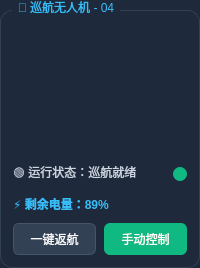
                               <widget class="QGroupBox" name="groupBox_5">
                                <property name="styleSheet">
                                 <string notr="true">QGroupBox {
	font: 700 11pt &quot;Microsoft YaHei UI&quot;;
	color: #38bdf8;
	background-color: #1e293b;
	border: 1px solid #334155;
	border-radius: 12px;
	margin-top: 10px;
	padding-top: 10px;
}
QGroupBox::title {
	subcontrol-origin: margin;
	left: 12px;
	padding: 0 4px;
}
QLabel {
	color: #cbd5e1;
	font: 9pt &quot;Microsoft YaHei UI&quot;;
}</string>
                                </property>
                                <property name="title">
                                 <string>🚁 巡航无人机 - 04</string>
                                </property>
                                <layout class="QVBoxLayout" name="verticalLayout_32">
                                 <property name="spacing">
                                  <number>10</number>
                                 </property>
                                 <property name="margin" stdset="0">
                                  <number>12</number>
                                 </property>
                                 <item>
                                  <layout class="QHBoxLayout" name="horizontalLayout_35">
                                   <item>
                                    <spacer name="horizontalSpacer_76">
                                     <property name="orientation">
                                      <enum>Qt::Orientation::Horizontal</enum>
                                     </property>
                                     <property name="sizeHint" stdset="0">
                                      <size>
                                       <width>18</width>
                                       <height>20</height>
                                      </size>
                                     </property>
                                    </spacer>
                                   </item>
                                   <item>
                                    <widget class="QLabel" name="label_31">
                                     <property name="minimumSize">
                                      <size>
                                       <width>130</width>
                                       <height>120</height>
                                      </size>
                                     </property>
                                     <property name="styleSheet">
                                      <string notr="true">border-image: url(:/image/image/robot1.png);
border-radius: 10px;</string>
                                     </property>
                                     <property name="text">
                                      <string/>
                                     </property>
                                     <property name="alignment">
                                      <set>Qt::AlignmentFlag::AlignCenter</set>
                                     </property>
                                    </widget>
                                   </item>
                                   <item>
                                    <spacer name="horizontalSpacer_77">
                                     <property name="orientation">
                                      <enum>Qt::Orientation::Horizontal</enum>
                                     </property>
                                     <property name="sizeHint" stdset="0">
                                      <size>
                                       <width>18</width>
                                       <height>20</height>
                                      </size>
                                     </property>
                                    </spacer>
                                   </item>
                                  </layout>
                                 </item>
                                 <item>
                                  <layout class="QHBoxLayout" name="horizontalLayout_36">
                                   <item>
                                    <widget class="QLabel" name="label_32">
                                     <property name="text">
                                      <string>🟢 运行状态：巡航就绪</string>
                                     </property>
                                    </widget>
                                   </item>
                                   <item>
                                    <spacer name="horizontalSpacer_79">
                                     <property name="orientation">
                                      <enum>Qt::Orientation::Horizontal</enum>
                                     </property>
                                     <property name="sizeHint" stdset="0">
                                      <size>
                                       <width>20</width>
                                       <height>20</height>
                                      </size>
                                     </property>
                                    </spacer>
                                   </item>
                                   <item>
                                    <widget class="QPushButton" name="condition_6">
                                     <property name="minimumSize">
                                      <size>
                                       <width>14</width>
                                       <height>14</height>
                                      </size>
                                     </property>
                                     <property name="maximumSize">
                                      <size>
                                       <width>14</width>
                                       <height>14</height>
                                      </size>
                                     </property>
                                     <property name="styleSheet">
                                      <string notr="true">#condition_6 {
	border: none;
	background-color: #10b981;
	border-radius: 7px;
}</string>
                                     </property>
                                     <property name="text">
                                      <string/>
                                     </property>
                                    </widget>
                                   </item>
                                  </layout>
                                 </item>
                                 <item>
                                  <layout class="QHBoxLayout" name="horizontalLayout_37">
                                   <item>
                                    <widget class="QLabel" name="label_33">
                                     <property name="styleSheet">
                                      <string notr="true">color: #38bdf8; font-weight: bold;</string>
                                     </property>
                                     <property name="text">
                                      <string>⚡ 剩余电量：89%</string>
                                     </property>
                                    </widget>
                                   </item>
                                  </layout>
                                 </item>
                                 <item>
                                  <layout class="QHBoxLayout" name="horizontalLayout_38">
                                   <property name="spacing">
                                    <number>8</number>
                                   </property>
                                   <item>
                                    <widget class="QPushButton" name="gohome_6">
                                     <property name="minimumSize">
                                      <size>
                                       <width>0</width>
                                       <height>32</height>
                                      </size>
                                     </property>
                                     <property name="styleSheet">
                                      <string notr="true">#gohome_6 {
	font: 700 9pt &quot;Microsoft YaHei UI&quot;;
	border-radius: 6px;
	background-color: #334155;
	color: #f8fafc;
	border: 1px solid #475569;
}
#gohome_6:hover {
	background-color: #475569;
}
#gohome_6:pressed {
	background-color: #1e293b;
}</string>
                                     </property>
                                     <property name="text">
                                      <string>一键返航</string>
                                     </property>
                                    </widget>
                                   </item>
                                   <item>
                                    <widget class="QPushButton" name="byhand_control_6">
                                     <property name="minimumSize">
                                      <size>
                                       <width>0</width>
                                       <height>32</height>
                                      </size>
                                     </property>
                                     <property name="styleSheet">
                                      <string notr="true">#byhand_control_6 {
	font: 700 9pt &quot;Microsoft YaHei UI&quot;;
	border-radius: 6px;
	background-color: #10b981;
	color: #ffffff;
	border: none;
}
#byhand_control_6:hover {
	background-color: #059669;
}
#byhand_control_6:pressed {
	background-color: #047857;
}</string>
                                     </property>
                                     <property name="text">
                                      <string>手动控制</string>
                                     </property>
                                    </widget>
                                   </item>
                                  </layout>
                                 </item>
                                </layout>
                               </widget>
